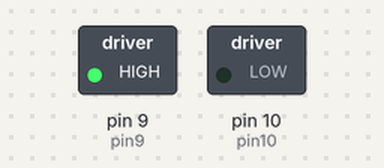
Bench run of a sketch on a simulated Arduino Uno, built with avr-gcc and run on an emulated ATmega328P. On the bench: switched loads named in the sketch (green lamp = pin HIGH).

Above: at 5.0 s.
At 15.0 s:
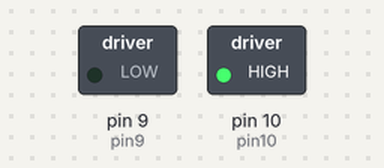
Timing chart, 0 to 26.0 s (numbered marks = the images above):
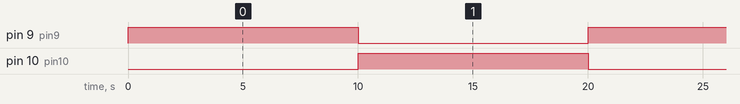

The sketch:

motorTest.ino
```cpp
#include <Arduino.h>

const int pin9 = 9;
const int pin10 = 10;

const int rotatorDelay = 10000;

void setup() {
  pinMode(pin9, OUTPUT);
  pinMode(pin10, OUTPUT);
}

void loop() {
    digitalWrite(pin10, LOW);
    digitalWrite(pin9, HIGH);

    delay(rotatorDelay);

    digitalWrite(pin9, LOW);
    digitalWrite(pin10, HIGH);

    delay(rotatorDelay);
}
```

Measured:
- by itself, pin 9 (pin9), pin 10 (pin10): alternates HIGH for 10.0 s and LOW for 10.0 s
